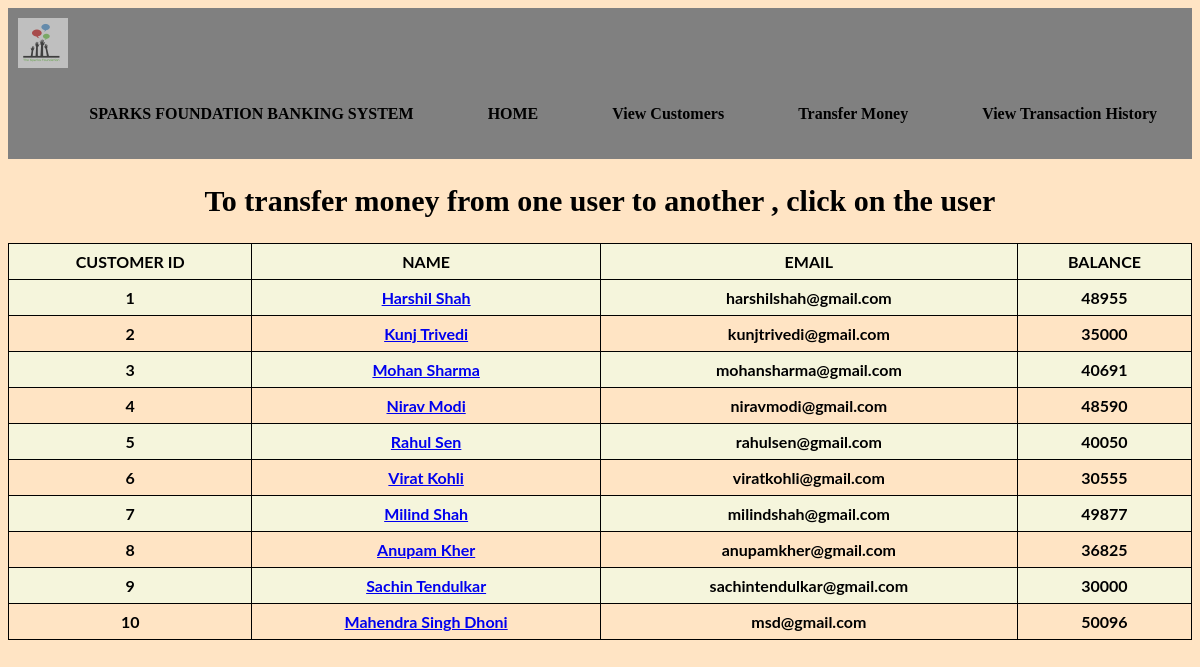
The app's page /transfermoney.php with its own data.
### tables this page shows
CREATE TABLE `customer` (
  `id` int(3) NOT NULL,
  `name` text NOT NULL,
  `email` varchar(30) NOT NULL,
  `balance` int(8) NOT NULL
);

### transfermoney.php (the view, shortened to what this page needs)
<?php
	include 'connection.php';
	$q="select * from customer";
	$result=mysqli_query($con,$q);
?>
<html>
<head>
	<link rel = "stylesheet" type = "text/css" href = "buttons.css">
</head>
<body style="background-color:Bisque;">
<nav>
            <div class="logo">
                <img src="logo.png" width="50" height="50">
            </div>
            <ul>
            <li><a href='#'>SPARKS FOUNDATION BANKING SYSTEM</a></li>
			<li><a href="home.php">HOME</a></li>
                <li><a href="display.php">View Customers</a></li>
                <li><a href="transfermoney.php">Transfer Money </a></li>
                <li><a href="transactionhistory.php">View Transaction History</a></li>
            </ul>
        </nav>
    <h2 style="color:black;text-align: center;font-family: cursive;" >To transfer money from one user to another , click on the user </h2>
    <table class="flat-table flat-table-1" align=center style="font-family: 'Lato', sans-serif;;color:black;font-weight: bold;">
	<thead>
		<th>CUSTOMER ID</th>
		<th>NAME</th>
		<th>EMAIL</th>
		<th>BALANCE</th>
	</thead>
	<tbody>
		<tr align = center>
		<?php
			while($row=mysqli_fetch_array($result)){
         ?>
		<td><?php echo  $row["id"]; ?></td>
		<?php echo "<td> <a href = 'transact.php?Name=$row[1]'>$row[1]</a></td>";?>
		<td><?php echo  $row["email"]; ?></td>
		<td><?php echo  $row["balance"]; ?></td>
		<tr align = center>
		<?php }
		?>
		</tr>
	</tbody>
	</table>
	<br><br>
</body>
</html>

### buttons.css (style rules this page uses)
img { opacity:0.5; }

### transfermoney.php (style rules this page uses)
table { font-family: 'Lato', sans-serif; border-collapse: collapse; width: 100%; }
h2 { font-family: 'Lato', sans-serif; font-size:30px; }
td, th { border: 1px solid black; text-align: center; padding: 8px; }
tr:nth-child(odd) { background-color:#f5f5dc; }
nav { width: 100%; background-color:grey; overflow:hidden; }
nav ul { list-style-type: none; float: right; margin-top:7px; }
nav ul li { display:inline-block; }
nav ul li a { text-decoration:none; padding: 20px 35px; text-align:center ; color: #000000; display:block; font-weight: 700; }
.logo { float: left; padding: 10px; }

### records on screen
customer: id "1", name "Harshil Shah", email "harshilshah@gmail.com", balance "48955"
customer: id "2", name "Kunj Trivedi", email "kunjtrivedi@gmail.com", balance "35000"
customer: id "3", name "Mohan Sharma", email "mohansharma@gmail.com", balance "40691"
customer: id "4", name "Nirav Modi", email "niravmodi@gmail.com", balance "48590"
customer: id "5", name "Rahul Sen", email "rahulsen@gmail.com", balance "40050"
customer: id "6", name "Virat Kohli", email "viratkohli@gmail.com", balance "30555"
customer: id "7", name "Milind Shah", email "milindshah@gmail.com", balance "49877"
customer: id "8", name "Anupam Kher", email "anupamkher@gmail.com", balance "36825"
customer: id "9", name "Sachin Tendulkar", email "sachintendulkar@gmail.com", balance "30000"
customer: id "10", name "Mahendra Singh Dhoni", email "msd@gmail.com", balance "50096"
